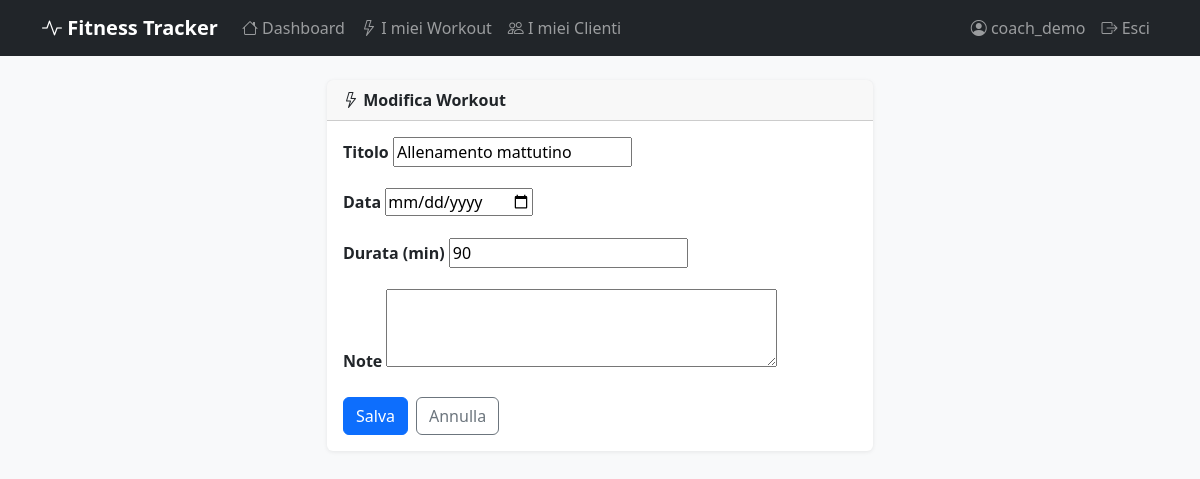
The app's page /workouts/7/edit/ (signed in) with its own data.
### users/models.py (models this page shows, shortened)
class CustomUser(AbstractUser):
    ROLE_CHOICES = [('standard', 'Utente Standard'), ('coach', 'Coach')]
    role = models.CharField(max_length=20, choices=ROLE_CHOICES, default='standard')
    bio = models.TextField(blank=True)
    avatar = models.ImageField(upload_to='avatars/', blank=True, null=True)

### workouts/models.py (models this page shows, shortened)
class Workout(models.Model):
    user = models.ForeignKey(
        settings.AUTH_USER_MODEL,
        on_delete=models.CASCADE,
        related_name='workouts'
    )
    created_by = models.ForeignKey(
        settings.AUTH_USER_MODEL,
        on_delete=models.SET_NULL,
        null=True,
        blank=True,
        related_name='created_workouts'
    )
    title = models.CharField(max_length=200)
    date = models.DateField()
    duration = models.IntegerField(help_text='Durata in minuti')
    notes = models.TextField(blank=True)
    exercises = models.ManyToManyField(
        ExerciseType,
        through='WorkoutExercise',
        blank=True
    )
    class Meta:
        ordering = ['-date']

### workouts/views.py (the view, shortened to what this page needs)
# urls.py: path('workouts/<int:pk>/edit/', views.WorkoutUpdateView.as_view(), name='workout_edit'),
class WorkoutUpdateView(LoginRequiredMixin, FriendlyPermissionDeniedMixin, UserPassesTestMixin, UpdateView):
    model = Workout
    form_class = WorkoutForm
    template_name = 'workouts/workout_form.html'
    def test_func(self):
        workout = self.get_object()
        user = self.request.user
        is_owner = workout.user == user
        is_assigned_coach = (
            user.role == 'coach' and
            CoachAssignment.objects.filter(coach=user, user=workout.user).exists()
        )
        return is_owner or is_assigned_coach

### workouts/forms.py
class WorkoutForm(forms.ModelForm):
    class Meta:
        model = Workout
        fields = ('title', 'date', 'duration', 'notes')
        labels = {
            'title': 'Titolo',
            'date': 'Data',
            'duration': 'Durata (min)',
            'notes': 'Note',
        }
        widgets = {
            'date': forms.DateInput(attrs={'type': 'date'}),
            'notes': forms.Textarea(attrs={'rows': 3}),
        }

### templates/workouts/workout_form.html (shortened to what this page needs)
{% extends "base.html" %}
{% block content %}
<div class="row justify-content-center">
  <div class="col-md-6">
    <div class="card">
      <div class="card-header">
        <strong>
          <i class="bi bi-lightning"></i>
          {% if form.instance.pk %}Modifica Workout{% else %}Nuovo Workout{% endif %}
        </strong>
      </div>
      <div class="card-body">
        <form method="post">
          {% for field in form %}
            <div class="mb-3">
              <label class="form-label fw-semibold">{{ field.label }}</label>
              {{ field }}
            </div>
          {% endfor %}
          <div class="d-flex gap-2">
            <button type="submit" class="btn btn-primary">Salva</button>
            <a href="{% url 'workout_list' %}" class="btn btn-outline-secondary">Annulla</a>
          </div>
        </form>
      </div>
    </div>
  </div>
</div>
{% endblock %}

### templates/partials/navbar.html (shortened to what this page needs)
<nav class="navbar navbar-expand-lg navbar-dark bg-dark">
  <div class="container">
    <a class="navbar-brand" href="{% url 'dashboard' %}">
      <i class="bi bi-activity"></i> Fitness Tracker
    </a>
    <div class="collapse navbar-collapse" id="navMenu">
      <ul class="navbar-nav me-auto">
        {% if user.is_authenticated %}
          <li class="nav-item">
            <a class="nav-link" href="{% url 'dashboard' %}"><i class="bi bi-house"></i> Dashboard</a>
          </li>
          {% if user.role == 'coach' %}
            <li class="nav-item">
              <a class="nav-link" href="{% url 'workout_list' %}"><i class="bi bi-lightning"></i> I miei Workout</a>
            </li>
            <li class="nav-item">
              <a class="nav-link" href="{% url 'coach_clients' %}"><i class="bi bi-people"></i> I miei Clienti</a>
            </li>
          {% endif %}
        {% endif %}
      </ul>
      <ul class="navbar-nav">
        {% if user.is_authenticated %}
          <li class="nav-item">
            <a class="nav-link" href="{% url 'profile' %}"><i class="bi bi-person-circle"></i> {{ user.username }}</a>
          </li>
          <li class="nav-item">
            <form method="post" action="{% url 'logout' %}" class="d-inline">
              <button type="submit" class="btn btn-link nav-link"><i class="bi bi-box-arrow-right"></i> Esci</button>
            </form>
          </li>
        {% else %}
          <li class="nav-item"><a class="nav-link" href="{% url 'login' %}">Accedi</a></li>
          <li class="nav-item"><a class="nav-link" href="{% url 'register' %}">Registrati</a></li>
        {% endif %}
      </ul>
    </div>
  </div>
</nav>

### templates/base.html (style rules this page uses)
body { background-color: #f8f9fa; }
.navbar-brand { font-weight: 700; }
.card { border: none; box-shadow: 0 1px 4px rgba(0,0,0,.08); }

### records on screen
CustomUser: username "coach_demo"
Workout: form "Allenamento mattutino" "90"

### other values on screen
{{ field.label }} "Titolo" "Data" "Durata (min)" "Note"
